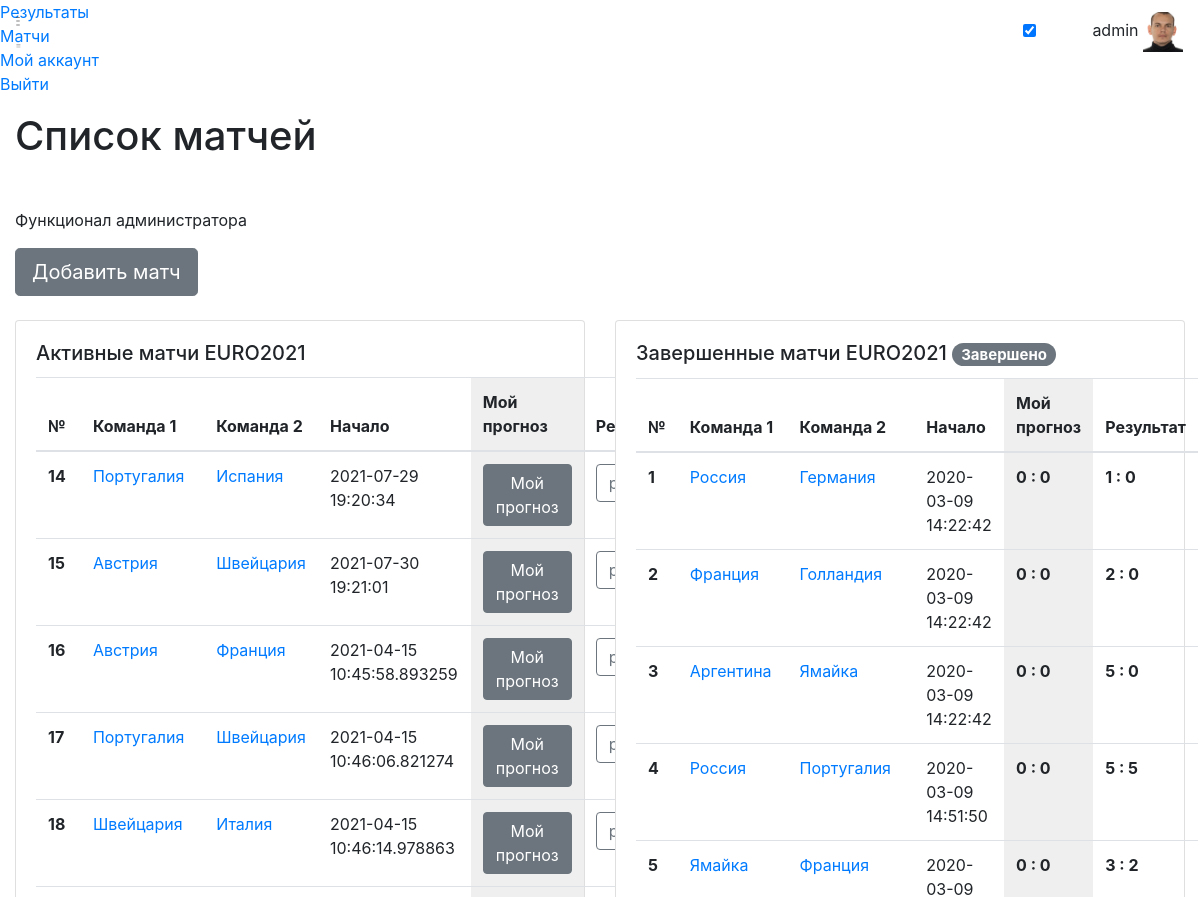
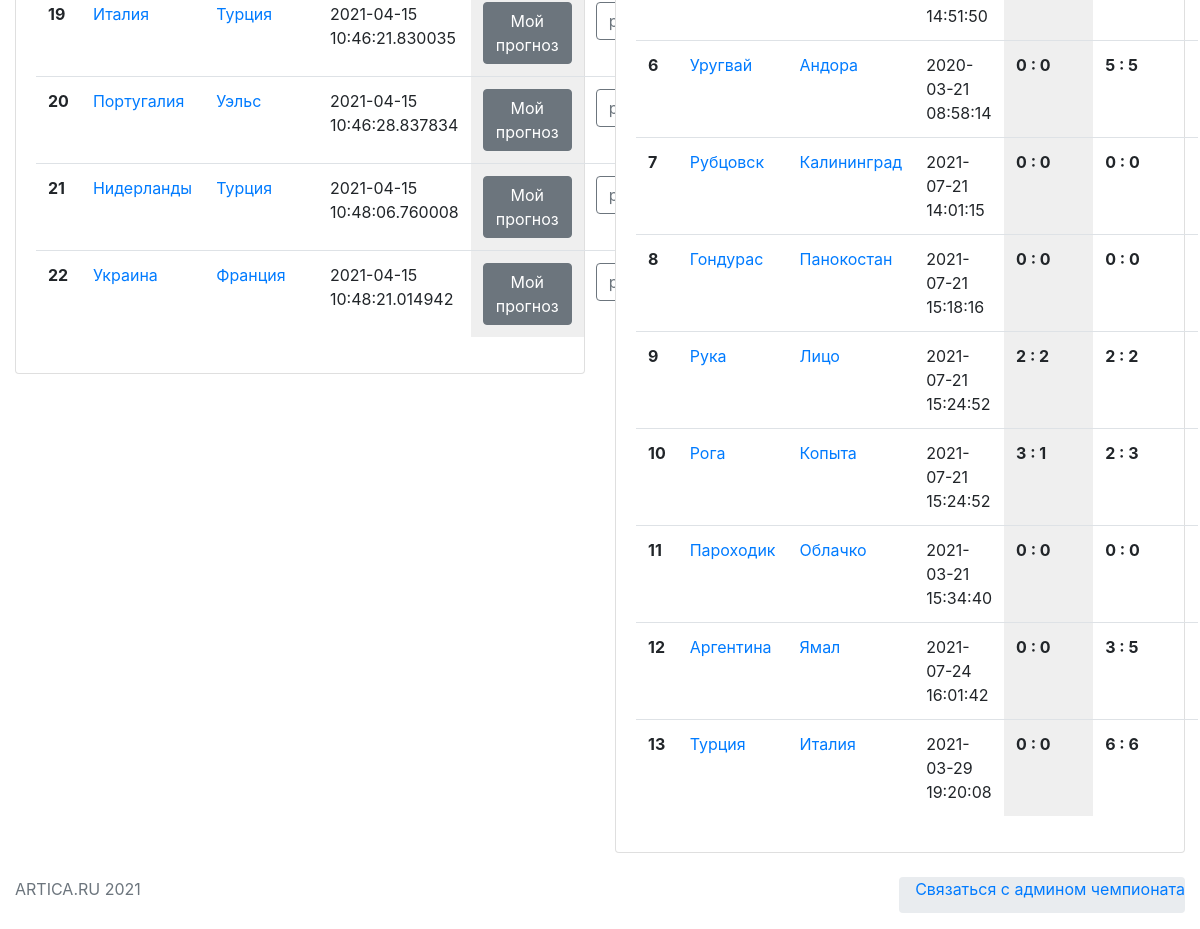
/matchs (signed in), run on the app's committed database (2 pictures, top to bottom).
### app/models.py (models this page shows, shortened)
class User(UserMixin, db.Model):
    id = db.Column(db.Integer, primary_key=True)
    username = db.Column(db.String(64), index=True, unique=True)
    email = db.Column(db.String(120), index=True, unique=True)
    password_hash = db.Column(db.String(128))
    pred = db.relationship('Bets', backref='author', lazy='dynamic')
    avatar = db.Column(db.String(128))
    about_me = db.Column(db.String(140))
    fio = db.Column(db.String(140))
    score = db.Column(db.Integer)

class Match(db.Model):
    id = db.Column(db.Integer, primary_key=True)
    team1 = db.Column(db.String(64))
    team2 = db.Column(db.String(64))
    t1_res =  db.Column(db.Integer)
    t2_res = db.Column(db.Integer)
    timestamp = db.Column(db.DateTime, index=True, default=datetime.utcnow)
    completed = db.Column(db.Boolean, default=False)

class Bets(db.Model):
    id = db.Column(db.Integer, primary_key=True)
    match_id = db.Column(db.String(140), db.ForeignKey('match.id'))
    user_id = db.Column(db.Integer, db.ForeignKey('user.id'))
    t1_pre = db.Column(db.Integer, default=0)
    t2_pre = db.Column(db.Integer, default=0)
    comment = db.Column(db.String(140))
    timestamp = db.Column(db.DateTime, index=True, default=datetime.utcnow)
    res_scor = db.Column(db.Integer)

### app/routes.py (the view)
@app.route('/matchs', methods=['GET', 'POST'])
@login_required
def matchs():
    matchs = Match.query.all()
    bets = Bets.query.filter_by(user_id=current_user.id).all()
    return render_template('matchs.html', matchs=matchs, bets=bets)

### app/models.py (called while the page is built)
@login.user_loader
def load_user(id):
    return User.query.get(int(id))

### app/templates/matchs.html (shortened to what this page needs)
{% extends  'base.html' %}
{% block activematch %}class="active"{% endblock %}
{% block content_title %}
    Список матчей
{% endblock %}
{% block content%}
    {% if current_user.username == 'admin' %}
    <div>
        <p>Функционал администратора</p>
    <form style="padding-bottom: 20px;" action="{{ url_for('matchadd') }}">
        <button type="submit" class="btn btn-secondary btn-lg mb-1">Добавить матч</button>
    </form>
    </div>
    {% endif %}
    <div class="row">
        <div class="col-lg-6 col-md-6 mb-4">
            <div class="card">
                <div class="card-body">
                    <h5 class="card-title">Активные матчи EURO2021</h5>
                        <table  width="100%" class="table">
                            <thead>
                                <tr>
                                    <th width="5px;" scope="col">№</th>
                                    <th scope="col">Команда 1</th>
                                    <th scope="col">Команда 2</th>
                                    <th scope="col">Начало</th>
                                    <th style="background-color: #efefef;" scope="col">Мой прогноз</th>
                                    {% if current_user.username == 'admin' %}<th scope="col">Ред.</th>
                                    {% endif %}
                                </tr>
                            </thead>
                            <tbody>
                                <tr>
                    {% if current_user.username == 'admin' %}
                                {% for match in matchs %}
                                    {% if match.completed%}
                                    {%else%}
                                        <th scope="row">{{match.id}}</th>
                                        <td><a href="{{ url_for('editmatchs', match_id = match.id) }}">{{match.team1}}</a></td>
                                        <td><a href="{{ url_for('editmatchs', match_id = match.id) }}">{{match.team2}}</a></td>
                                        <td>{{match.timestamp}}</td>
                                        {%for bet in bets if bet.match_id | int == match.id | int %}
                                                <td style="background-color: #efefef;"><b>{{bet.t1_pre}} : {{bet.t2_pre}}</b> <a href="{{ url_for('editbets', match_id = match.id) }}"><span class="btn btn btn-outline-secondary btn-xs">Изменить</span></a></td>
                                        {%else%}
                                                <td style="background-color: #efefef;"><b><a href="{{ url_for('editbets', match_id = match.id) }}"><span class="btn btn btn-secondary btn-xs">Мой прогноз</span></a></td>
                                        {% endfor %}
                                        {% if current_user.username == 'admin' %}<th scope="col"><a href="{{ url_for('editmatchs', match_id = match.id) }}"><span class="btn btn btn-outline-secondary btn-xs">ред.</span></a></th>
                                        {% endif %}
                                        </tr>
                                        {% endif %}
                                        {% endfor %}
                     {% endif %}
                        </tbody>
                    </table>
                </div>
            </div>
        </div>
            <div class="col-lg-6 col-md-6 mb-4">
            <div class="card">
                <div class="card-body">
                    <h5 class="card-title">Завершенные матчи EURO2021
                                    <span class="badge badge-pill badge-secondary">Завершено</span>
                               </h5>
                        <table  width="100%" class="table">
                            <thead>
                                <tr>
                                    <th width="5px;" scope="col">№</th>
                                    <th scope="col">Команда 1</th>
                                    <th scope="col">Команда 2</th>
                                    <th scope="col">Начало</th>
                                    <th style="background-color: #efefef;" scope="col">Мой прогноз</th>
                                    <th scope="col">Результат</th>
                                </tr>
                            </thead>
                            <tbody>
                                <tr>
                    {% if current_user.username == 'admin' %}
                                {% for match in matchs %}
                                    {% if match.completed%}
                                        <th scope="row">{{match.id}}</th>
                                        <td><a href="{{ url_for('editmatchs', match_id = match.id) }}">{{match.team1}}</a></td>
                                        <td><a href="{{ url_for('editmatchs', match_id = match.id) }}">{{match.team2}}</a></td>
                                        <td>{{match.timestamp}}</td>
                                        {%for bet in bets if bet.match_id | int == match.id | int %}
                                                <td style="background-color: #efefef;"><b>{{bet.t1_pre}} : {{bet.t2_pre}}</b></td>
                                        {%else%}
                                                <td style="background-color: #efefef;"><b>0:0 (авто)</b></td>
                                        {% endfor %}
                                        <td><b>{{match.t1_res}} : {{match.t2_res}}</b></td>
                                        </tr>
                                        {% endif %}
                                        {% endfor %}
                     {% endif %}
                        </tbody>
                    </table>
                </div>
            </div>
        </div>
    </div>
{% endblock %}

### app/templates/base.html (shortened to what this page needs)
<!DOCTYPE html>
<html lang="en">
<head>
    <link rel="stylesheet" href="https://starbets.herokuapp.com/static/font/iconsmind-s/css/iconsminds.css" />
    <link rel="stylesheet" href="https://starbets.herokuapp.com/static/font/simple-line-icons/css/simple-line-icons.css" />
    <link rel="stylesheet" href="https://starbets.herokuapp.com/static/css/vendor/bootstrap.min.css" />
    <link rel="stylesheet" href="https://starbets.herokuapp.com/static/css/vendor/bootstrap.rtl.only.min.css" />
    <link rel="stylesheet" href="https://starbets.herokuapp.com/static/css/vendor/fullcalendar.min.css" />
    <link rel="stylesheet" href="https://starbets.herokuapp.com/static/css/vendor/dataTables.bootstrap4.min.css" />
    <link rel="stylesheet" href="https://starbets.herokuapp.com/static/css/vendor/datatables.responsive.bootstrap4.min.css" />
    <link rel="stylesheet" href="https://starbets.herokuapp.com/static/css/vendor/select2.min.css" />
    <link rel="stylesheet" href="https://starbets.herokuapp.com/static/css/vendor/select2-bootstrap.min.css" />
    <link rel="stylesheet" href="https://starbets.herokuapp.com/static/css/vendor/perfect-scrollbar.css" />
    <link rel="stylesheet" href="https://starbets.herokuapp.com/static/css/vendor/glide.core.min.css" />
    <link rel="stylesheet" href="https://starbets.herokuapp.com/static/css/vendor/bootstrap-stars.css" />
    <link rel="stylesheet" href="https://starbets.herokuapp.com/static/css/vendor/nouislider.min.css" />
    <link rel="stylesheet" href="https://starbets.herokuapp.com/static/css/vendor/bootstrap-datepicker3.min.css" />
    <link rel="stylesheet" href="https://starbets.herokuapp.com/static/css/vendor/component-custom-switch.min.css" />
    <link rel="stylesheet" href="https://starbets.herokuapp.com/static/css/main.css" />
</head>
<body id="app-container" class="menu-default show-spinner">
    <nav class="navbar fixed-top">
        <div class="d-flex align-items-center navbar-left">
            <a href="#" class="menu-button d-none d-md-block">
                <svg class="main" xmlns="http://www.w3.org/2000/svg" viewBox="0 0 9 17">
                    <rect x="0.48" y="0.5" width="7" height="1" />
                    <rect x="0.48" y="7.5" width="7" height="1" />
                    <rect x="0.48" y="15.5" width="7" height="1" />
                </svg>
                <svg class="sub" xmlns="http://www.w3.org/2000/svg" viewBox="0 0 18 17">
                    <rect x="1.56" y="0.5" width="16" height="1" />
                    <rect x="1.56" y="7.5" width="16" height="1" />
                    <rect x="1.56" y="15.5" width="16" height="1" />
                </svg>
            </a>
        </div>
        <div class="navbar-right">
            <div class="header-icons d-inline-block align-middle">
                <div class="d-none d-md-inline-block align-text-bottom mr-3">
                    <div class="custom-switch custom-switch-primary-inverse custom-switch-small pl-1"
                         data-toggle="tooltip" data-placement="left" title="Dark Mode">
                        <input class="custom-switch-input" id="switchDark" type="checkbox" checked>
                    </div>
                </div>
                <button class="header-icon btn btn-empty d-none d-sm-inline-block" type="button" id="fullScreenButton">
                </button>
            </div>
               {% if current_user.is_anonymous %}{% else %}
            <div class="user d-inline-block">
                <button class="btn btn-empty p-0" type="button" data-toggle="dropdown" aria-haspopup="true"
                    aria-expanded="false">
                    <span class="name">{{ current_user.username }}</span>
                    <span>
                        <img style="object-fit: cover; width: 40px; height: 40px;" alt="Profile picture" src="{{'static/'+current_user.avatar}}" />
                    </span>
                </button>
            </div>
            {% endif %}
        </div>
    </nav>
    <div class="menu">
        <div class="main-menu">
            <div class="scroll">
                <ul class="list-unstyled">
                    {% if current_user.is_anonymous %}
                    <li>
                        <a href="{{ url_for('login') }}">
                            <i class="simple-icon-login"></i> Войти
                        </a>
                    </li>
                    <li>
                        <a href="{{ url_for('register') }}">
                            <i class="simple-icon-user-follow"></i> Регистрация
                        </a>
                    </li>
                    {% else %}
                   <li  {% block active %}{% endblock %}>
                        <a href="/">
                            <span>Результаты</span>
                        </a>
                    </li>
                    <li {% block activematch %}{% endblock %}>
                        <a href="{{ url_for('matchs') }}">
                             Матчи
                        </a>
                    </li>
                    <li {% block activeacc %}{% endblock %}>
                        <a href="{{ url_for('user', username=current_user.username) }}">
                             Мой аккаунт
                        </a>
                    </li>
                    <li>
                        <a href="{{ url_for('logout') }}">
                             Выйти
                        </a>
                    </li>
                 {% endif %}
                </ul>
            </div>
        </div>
    </div>
    <main>
        <div class="container-fluid">
            <div class="row">
                <div class="col-12">
                    <h1>
                     {% block content_title %}
                     {% endblock %}
                    </h1>
                </div>
            </div>
                {% block content%}
                {% endblock %}
        </div>
    </main>
    <footer class="page-footer">
        <div class="footer-content">
            <div class="container-fluid">
                <div class="row">
                    <div class="col-12 col-sm-6">
                        <p class="mb-0 text-muted">ARTICA.RU 2021</p>
                    </div>
                    <div class="col-sm-6 d-none d-sm-block">
                        <ul class="breadcrumb pt-0 pr-0 float-right">
                            <li class="breadcrumb-item mb-0">
                                <a href="tel:+79132344444" class="btn-link">Связаться с админом чемпионата</a>
                            </li>
                        </ul>
                    </div>
                </div>
            </div>
        </div>
    </footer>
</body>
</html>

### data on the page
User: username "admin", avatar (picture)
Match: id "14", team1 "Португалия", team2 "Испания", timestamp "2021-07-29 19:20:34"
Match: id "15", team1 "Австрия", team2 "Швейцария", timestamp "2021-07-30 19:21:01"
Match: id "16", team1 "Австрия", team2 "Франция", timestamp "2021-04-15 10:45:58.893259"
Match: id "17", team1 "Португалия", team2 "Швейцария", timestamp "2021-04-15 10:46:06.821274"
Match: id "18", team1 "Швейцария", team2 "Италия", timestamp "2021-04-15 10:46:14.978863"
Match: id "19", team1 "Италия", team2 "Турция", timestamp "2021-04-15 10:46:21.830035"
Match: id "20", team1 "Португалия", team2 "Уэльс", timestamp "2021-04-15 10:46:28.837834"
Match: id "21", team1 "Нидерланды", team2 "Турция", timestamp "2021-04-15 10:48:06.760008"
Match: id "22", team1 "Украина", team2 "Франция", timestamp "2021-04-15 10:48:21.014942"
Match: id "1", team1 "Россия", team2 "Германия", timestamp "2020-03-09 14:22:42", t1_res "1", t2_res "0"
Bets: t1_pre "0", t2_pre "0"
Match: id "2", team1 "Франция", team2 "Голландия", timestamp "2020-03-09 14:22:42", t1_res "2", t2_res "0"
Bets: t1_pre "0", t2_pre "0"
Match: id "3", team1 "Аргентина", team2 "Ямайка", timestamp "2020-03-09 14:22:42", t1_res "5", t2_res "0"
Bets: t1_pre "0", t2_pre "0"
Match: id "4", team1 "Россия", team2 "Португалия", timestamp "2020-03-09 14:51:50", t1_res "5", t2_res "5"
Bets: t1_pre "0", t2_pre "0"
Match: id "5", team1 "Ямайка", team2 "Франция", timestamp "2020-03-09 14:51:50", t1_res "3", t2_res "2"
Bets: t1_pre "0", t2_pre "0"
Match: id "6", team1 "Уругвай", team2 "Андора", timestamp "2020-03-21 08:58:14", t1_res "5", t2_res "5"
Bets: t1_pre "0", t2_pre "0"
Match: id "7", team1 "Рубцовск", team2 "Калининград", timestamp "2021-07-21 14:01:15", t1_res "0", t2_res "0"
Bets: t1_pre "0", t2_pre "0"
Match: id "8", team1 "Гондурас", team2 "Панокостан", timestamp "2021-07-21 15:18:16", t1_res "0", t2_res "0"
Bets: t1_pre "0", t2_pre "0"
Match: id "9", team1 "Рука", team2 "Лицо", timestamp "2021-07-21 15:24:52", t1_res "2", t2_res "2"
Bets: t1_pre "2", t2_pre "2"
Match: id "10", team1 "Рога", team2 "Копыта", timestamp "2021-07-21 15:24:52", t1_res "2", t2_res "3"
Bets: t1_pre "3", t2_pre "1"
Match: id "11", team1 "Пароходик", team2 "Облачко", timestamp "2021-03-21 15:34:40", t1_res "0", t2_res "0"
Bets: t1_pre "0", t2_pre "0"
Match: id "12", team1 "Аргентина", team2 "Ямал", timestamp "2021-07-24 16:01:42", t1_res "3", t2_res "5"
Bets: t1_pre "0", t2_pre "0"
Match: id "13", team1 "Турция", team2 "Италия", timestamp "2021-03-29 19:20:08", t1_res "6", t2_res "6"
Bets: t1_pre "0", t2_pre "0"
